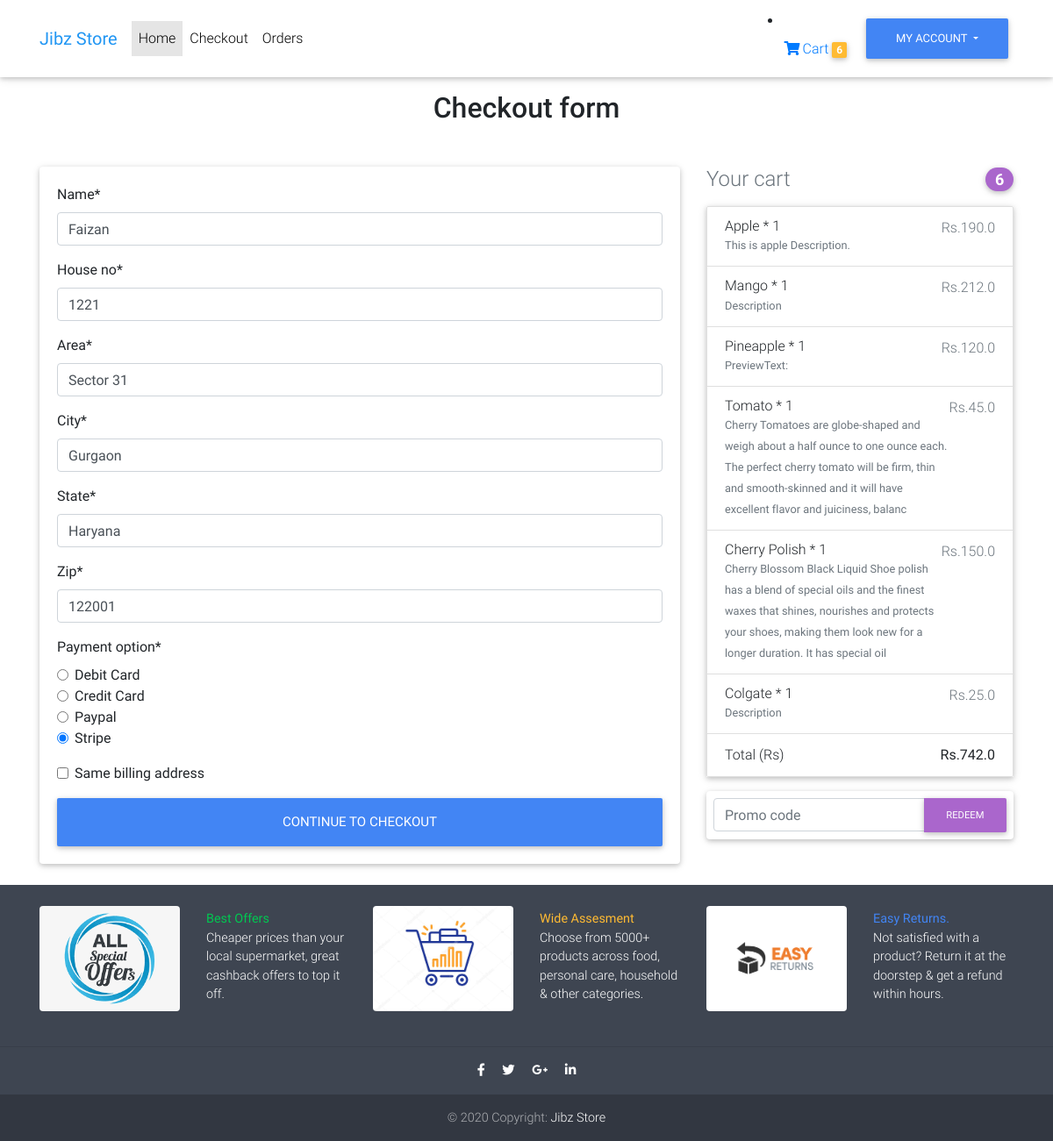
Screenshot of /checkout/ (signed in) with the database file from the repository.
### cart/models.py (models this page shows, shortened)
class Ord(models.Model):
    orderItems = models.ManyToManyField(Cart)
    user = models.ForeignKey(User,on_delete=models.CASCADE)
    ordered = models.BooleanField(default=False)
    created = models.DateTimeField(auto_now_add=True)
    Address = models.ForeignKey(Address,on_delete=models.SET_NULL, blank=True,null=True)
    payment = models.ForeignKey(Payment,on_delete=models.SET_NULL, blank=True,null=True)
    def get_totals(self):
        total = 0
        for order_item in self.orderItems.all():
            total += order_item.get_total()
        return total
    def get_quantity(self):
        total = 0
        for order_item in self.orderItems.all():
            total+= order_item.quantity
        return total

class Cart(models.Model):
    user =  models.ForeignKey(User,on_delete=models.CASCADE)
    item = models.ForeignKey(Product,on_delete=models.CASCADE)
    quantity = models.IntegerField(default=1)
    created = models.DateTimeField(auto_now_add=True)
    def get_total(self):
        total = self.item.price*self.quantity
        floatTotal = float("{0:.2f}".format(total))
        return floatTotal

### demo/models.py (models this page shows, shortened)
class Product(models.Model):
    name = models.CharField(max_length=100)
    category = models.ForeignKey(Category,on_delete=models.CASCADE)
    slug = models.SlugField()
    previewText = models.TextField(max_length=100,verbose_name='PreviewText')
    description = models.CharField(max_length=200,verbose_name='Description')
    price = models.FloatField()
    quantity = models.IntegerField(default=1)
    thumbnail = models.ImageField(upload_to='products/',default='/products/default.png')

### demo/views.py (the view, shortened to what this page needs)
# urls.py: path('checkout/',checkoutView.as_view(),name='checkout'),
class checkoutView(View):
    def get(self,*args,**kwargs):
        form = CheckoutForm()
        user = self.request.user
        orders = Ord.objects.filter(user=user,ordered=False)
        if orders.exists():
            order = orders[0]
            context = {
            'form' : form ,
            'carts' : Cart.objects.filter(user=user) ,
            'order' : order
            }
            return render(self.request,'demo/checkout-page.html',context)
        else:
            messages.warning(self.request,"You do not have any active order. Continue Shopping !!!")
            return redirect('demo:demo')

### demo/forms.py
class CheckoutForm(forms.Form):
    Name = forms.CharField(widget=forms.TextInput(attrs={'value':'Faizan'}))
    House_no = forms.CharField(widget=forms.TextInput(attrs={'value':'1221'}))
    Area = forms.CharField(widget=forms.TextInput(attrs={'value':'Sector 31'}))
    City = forms.CharField(widget=forms.TextInput(attrs={'value':'Gurgaon'}))
    State = forms.CharField(widget=forms.TextInput(attrs={'value':'Haryana'}))
    Zip = forms.IntegerField(widget=forms.TextInput(attrs={'value':'122001'}))
    Payment_option = forms.ChoiceField(widget=forms.RadioSelect(attrs={'checked':'checked'}),choices=pay_choice)
    Same_Billing_Address = forms.BooleanField(widget=forms.CheckboxInput(),required=False)

### cart/templatetags/cart_tag.py (called while the page is built)
@register.filter
def cart_total(user):
    order = Ord.objects.filter(user=user, ordered=False)
    if order.exists():
    	return order[0].orderItems.count()
    else:
    	return 0

### demo/templates/demo/checkout-page.html (shortened to what this page needs)
{% extends "demo/base.html" %}
{% load crispy_forms_tags %}
{% block content %}
<main>
    <div class="container wow fadeIn">
      <h2 class="my-5 h2 text-center">Checkout form</h2>
      <div class="row">
        <div class="col-md-8 mb-4">
          <div class="card">
            <form method="POST" class='card-body'>
              {{ form|crispy }}
              <button class="btn btn-primary btn-lg btn-block" type="submit">Continue to checkout</button>
            </form>
          </div>
        </div>
        <div class="col-md-4 mb-4">
          <h4 class="d-flex justify-content-between align-items-center mb-3">
            <span class="text-muted">Your cart</span>
            <span class="badge badge-secondary badge-pill">{{ order.get_quantity }}</span>
          </h4>
          <ul class="list-group mb-3 z-depth-1">
            {% for cart in carts %}
            <li class="list-group-item d-flex justify-content-between lh-condensed">
              <div>
                <h6 class="my-0">{{ cart.item.name }} * {{ cart.quantity }}</h6>
                <small class="text-muted">{{ cart.item.description }}</small>
              </div>
              <span class="text-muted">Rs.{{ cart.get_total }}</span>
            </li>
            {% endfor %}
            <li class="list-group-item d-flex justify-content-between">
              <span>Total (Rs)</span>
              <strong>Rs.{{ order.get_totals }}</strong>
            </li>
          </ul>
          <form class="card p-2">
            <div class="input-group">
              <input type="text" class="form-control" placeholder="Promo code" aria-label="Recipient's username" aria-describedby="basic-addon2">
              <div class="input-group-append">
                <button class="btn btn-secondary btn-md waves-effect m-0" type="button">Redeem</button>
              </div>
            </div>
          </form>
        </div>
      </div>
    </div>
  </main>
{% endblock %}

### demo/templates/demo/base.html (shortened to what this page needs)
{% load static %}
{% load cart_tag %}
<!DOCTYPE html>
<html lang="en">
<head>
  <link rel="stylesheet" href="https://use.fontawesome.com/releases/v5.11.2/css/all.css">
  <link href="{% static 'css/bootstrap.min.css' %}" rel="stylesheet">
  <link href="{% static 'css/mdb.min.css' %}" rel="stylesheet">
  <link href="{% static 'css/style.min.css' %}" rel="stylesheet">
</head>
<body>
  {% block body %}
    <nav class="navbar fixed-top navbar-expand-lg navbar-light white scrolling-navbar">
      <div class="container">
        <a class="navbar-brand waves-effect" href="{% url 'demo:demo' %}" >
          <strong class="blue-text">Jibz Store</strong>
        </a>
        <div class="collapse navbar-collapse" id="navbarSupportedContent">
          <ul class="navbar-nav mr-auto">
            <li class="nav-item active">
              <a class="nav-link waves-effect" href="{% url 'demo:demo' %}">Home
              </a>
            </li>
            {% if request.user.is_authenticated %}
            <li class="nav-item">
              <a class="nav-link waves-effect" href="{% url 'demo:checkout' %}" >Checkout</a>
            </li>
            <li class="nav-item">
              <a class="nav-link waves-effect" href="{% url 'demo:order' %}" >Orders</a>
            </li>
            {% endif %}
          </ul>
          {% if request.user.is_authenticated %}
            <li class="nav-item">
            <a class="nav-link waves-effect" href="{% url 'demo:cart-home' %}">
              <i class="fas fa-shopping-cart"></i>Cart
              <span class="badge badge-warning">{{ request.user| cart_total }}</span>
            </a>
          </li>
            <div class="btn-group">
            <button type="button" class="btn btn-primary dropdown-toggle" data-toggle="dropdown" aria-haspopup="true" aria-expanded="false">
              My Account
            </button>
          </div>
          {% endif %}
        </div>
      </div>
    </nav>
    <div class="p-1 my-5"></div>
    {% block content %}
    {% endblock %}
    {% endblock %}
<footer class="page-footer font-small stylish-color-dark pt-4">
  <div class="container">
    <div class="row">
      <div class="col-lg-2 col-md-6 mb-4">
        <div class="embed-responsive embed-responsive-4by3">
           <img alt="Card image cap" class="card-img-top embed-responsive-item rounded" src="/media/specialOffer.png" />
        </div>
      </div>
      <div class="col-sm pt-1">
          <p class="text-sm-left"><strong class="text-success">Best Offers </strong>
            <br>Cheaper prices than your local supermarket, great cashback offers to top it off.</p>
      </div>
      <div class="col-lg-2 col-md-6 mb-4">
        <div class="embed-responsive embed-responsive-4by3">
           <img alt="Card image cap" class="card-img-top embed-responsive-item rounded" src="/media/cart.jpg" />
        </div>
      </div>
      <div class="col-sm pt-1">
          <p class="text-sm-left"><strong class="text-warning">Wide Assesment</strong>
            <br>Choose from 5000+ products across food, personal care, household & other categories.</p>
      </div>
      <div class="col-lg-2 col-md-6 mb-4">
        <div class="embed-responsive embed-responsive-4by3">
           <img alt="Card image cap" class="card-img-top embed-responsive-item rounded" src="/media/return.png" />
        </div>
      </div>
      <div class="col-sm pt-1">
          <p class="text-sm-left"><strong class="text-primary">Easy Returns.</strong>
            <br>Not satisfied with a product? Return it at the doorstep & get a refund within hours.</p>
      </div>
    </div>
  </div>
  <hr>
  <ul class="list-unstyled list-inline text-center">
    <li class="list-inline-item">
      <a class="btn-floating btn-fb mx-1">
        <i class="fab fa-facebook-f"> </i>
      </a>
    </li>
    <li class="list-inline-item">
      <a class="btn-floating btn-tw mx-1">
        <i class="fab fa-twitter"> </i>
      </a>
    </li>
    <li class="list-inline-item">
      <a class="btn-floating btn-gplus mx-1">
        <i class="fab fa-google-plus-g"> </i>
      </a>
    </li>
    <li class="list-inline-item">
      <a class="btn-floating btn-li mx-1">
        <i class="fab fa-linkedin-in"> </i>
      </a>
    </li>
  </ul>
  <div class="footer-copyright text-center py-3">© 2020 Copyright:
    <a href="/demo"> Jibz Store </a>
  </div>
</footer>
</body>
</html>

### demo/templates/demo/base.html (style rules this page uses)
html, body, header, .carousel { height: 60vh; }
.card-img-top { width: 100%; height: 15vw; object-fit: cover; }

### rows the page displays
Ord: get_quantity "6", get_totals "742.0"
Cart: item.name "Apple", quantity "1", item.description "This is apple Description.", get_total "190.0"
Cart: item.name "Mango", quantity "1", item.description "Description", get_total "212.0"
Cart: item.name "Pineapple", quantity "1", item.description "PreviewText:", get_total "120.0"
Cart: item.name "Tomato", quantity "1", item.description "Cherry Tomatoes are globe-shaped and weigh about a half ounce to one ounce each. The perfect cherry tomato will be firm, thin and smooth-skinned and it will have excellent flavor and juiciness, balanc", get_total "45.0"
Cart: item.name "Cherry Polish", quantity "1", item.description "Cherry Blossom Black Liquid Shoe polish has a blend of special oils and the finest waxes that shines, nourishes and protects your shoes, making them look new for a longer duration. It has special oil", get_total "150.0"
Cart: item.name "Colgate", quantity "1", item.description "Description", get_total "25.0"

### other values shown
{{ request.user| cart_total }} "6"
